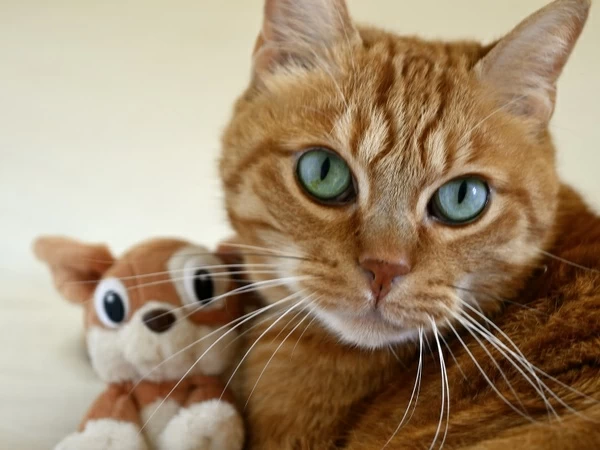
#> input picture Python/ch01/cat.jpg, 600 x 450 px
$ python 32.py
#> lines starting #> are read from the running program, lines starting #| are printed output that depends on the picture
import numpy as np
import matplotlib.pyplot as plt
import cv2
from google.colab.patches import cv2_imshow

def sigmoid_func(x):
  return 1/(1+np.exp(-x))

def Relu(x):
  return np.maximum(0,x)

x=np.arange(-2,3,0.1)
y_sigmoid=sigmoid_func(x)
plt.subplot(2,2,1)

plt.plot(x,y_sigmoid)
plt.title('Sigmoid')

y_relu=Relu(x)

plt.subplot(2,2,2)
plt.plot(x,y_sigmoid,label='sigmoid')
plt.plot(x,y_relu,label='relu')
plt.title('Relu & sigmoid')
plt.legend()

img_from_opencv=cv2.imread("cat.jpg")
#> img_from_opencv is the input picture: shape (450, 600, 3); mean B, G, R 112, 139.2, 161.4
cv2.waitKey(0)
cv2.destroyAllWindows()
b,g,r=cv2.split(img_from_opencv)
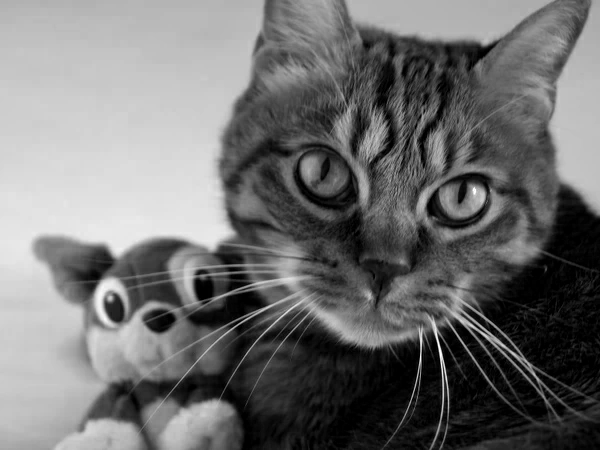
#> b: shape (450, 600); min 0, max 255, mean 112
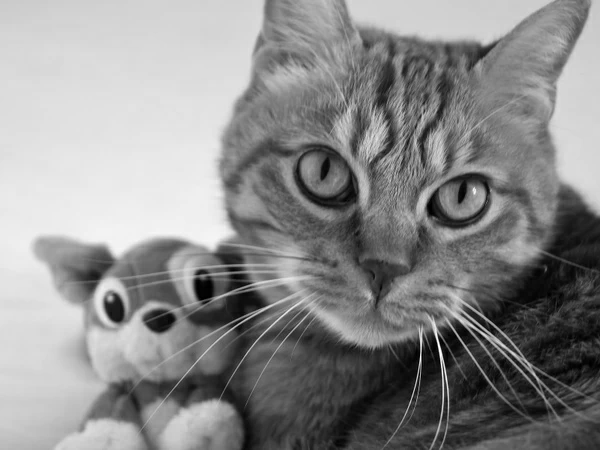
#> g: shape (450, 600); min 0, max 255, mean 139.2
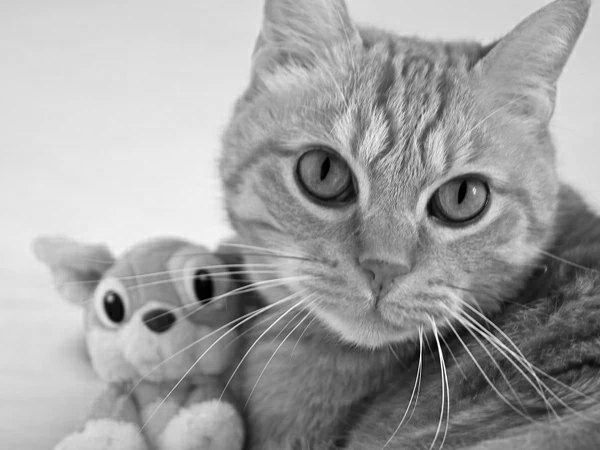
#> r: shape (450, 600); min 0, max 255, mean 161.4
image_python=cv2.merge([r,g,b])
plt.subplot(2,2,3)
plt.imshow(image_python)

img_from_opencv=cv2.imread("cat.jpg")
plt.subplot(2,2,4)
plt.imshow(image_python)
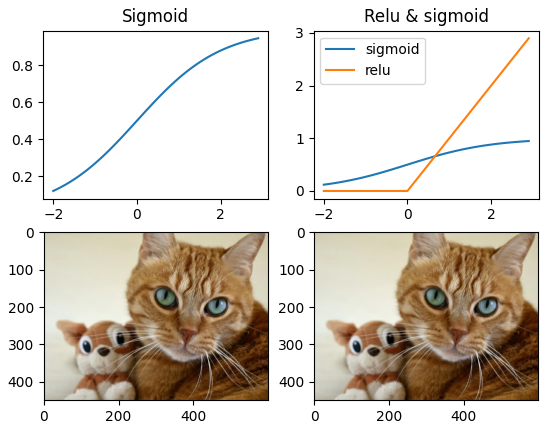
#> figure drawn by matplotlib, 4 panels; panel 1: curve peaks at x = 2.9, y = 0.948; panel 2: curve peaks at x = 2.9, y = 0.948; panel 2: curve peaks at x = 2.9, y = 2.9
